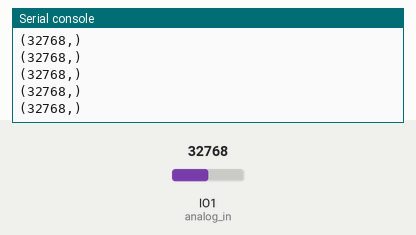
Bench run of a program on a simulated ESP32 board running CircuitPython. Parts: the last lines printed to the serial console. The inputs (shaded band) are chosen by the test bench; at power-on: IO1 (analog_in) = 32768 (analog values on the 0–65535 scale).

Above: at 1.2 s.
1.3 s: IO1 (analog_in) set to 45874
At 1.56 s:
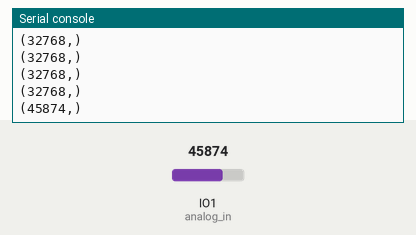
2.8 s: IO1 (analog_in) set to 57670
At 2.96 s:
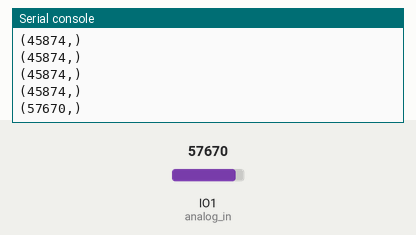
Timing chart, 0 to 5.8 s (numbered marks = the images above; inputs shaded):
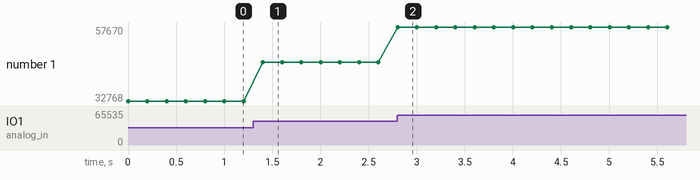

The program:

exemplo_1.py
```python
#Leitura de Entrada analógica -  Exemplo 1
import time            #importa módulo de temporização
import board            #importa módulo da placa
from analogio import AnalogIn    #immport módulo de entrada analógica

analog_in = AnalogIn(board.IO1) #mapeia pino analógico

while True:             #loop infinito
   print((analog_in.value,))    #imprime o valor da leitura analógica
   time.sleep(0.2)         #aguarda 200 ms
```

Measured:
- after the input at 1.3 s, the serial console: prints a new line after 0.10 s (image 1)
- after the input at 2.8 s, the serial console: prints a new line at once (image 2)
- plotted number 1: 32768 → 45874 after the input at 1.3 s, 45874 → 57670 after the input at 2.8 s
